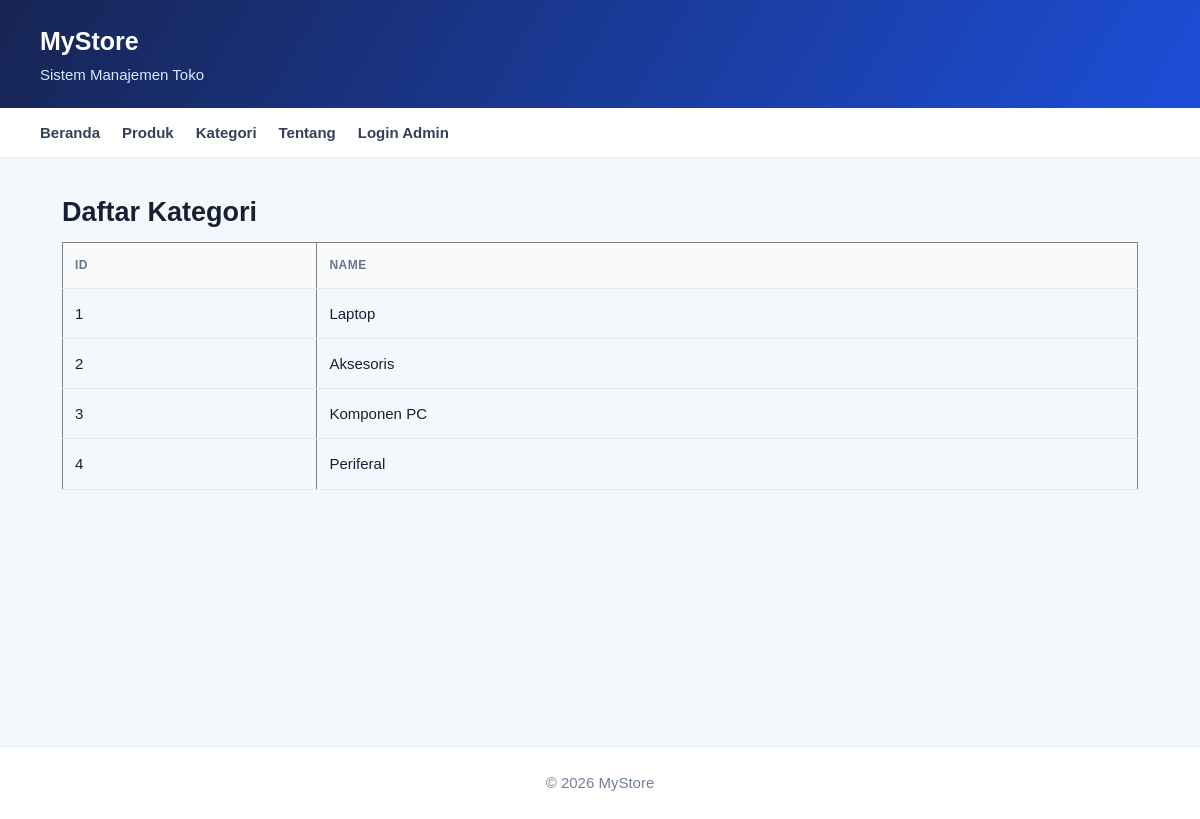
The page /categories on the database its author committed.
### tables this page shows
CREATE TABLE categories (
 id INT AUTO_INCREMENT PRIMARY KEY,
 name VARCHAR(100) NOT NULL
);

### app/controllers/Controller.php (called while the page is built, shortened)
<?php
class Controller
{
    protected function render(string $page, array $data = [], string $title = 'Kelontong Store'): void
    {
        extract($data);
        require __DIR__ . '/../../views/pages/' . $page . '.php';
        require __DIR__ . '/../../views/layouts/main.php';
    }
}

### app/controllers/CategoryController.php (called while the page is built)
<?php
require_once __DIR__ . '/Controller.php';
class CategoryController extends Controller
{
    public function index()
    {
        require_once __DIR__ . '/../../config/database.php';
        $categories = $pdo->query("SELECT * FROM categories")->fetchAll(PDO::FETCH_ASSOC);
        $this->render('categories/index', ['categories' => $categories], 'Kategori - Kelontong Store');
    }
}

### views/pages/categories/index.php (the view, shortened to what this page needs)
<h2>Daftar Kategori</h2>
<table border="1" cellpadding="6">
    <?php foreach ($categories as $i => $row): ?>
        <?php if ($i === 0): ?>
            <tr>
                <?php foreach (array_keys($row) as $col): ?>
                    <th><?= htmlspecialchars($col) ?></th>
                <?php endforeach; ?>
            </tr>
        <?php endif; ?>
        <tr>
            <?php foreach ($row as $val): ?>
                <td><?= htmlspecialchars((string)$val) ?></td>
            <?php endforeach; ?>
        </tr>
    <?php endforeach; ?>
</table>

### public/css/style.css (style rules this page uses)
:root { --navy:#172554;--blue:#2563eb;--bg:#f4f7fb;--text:#172033;--muted:#718096;--line:#e5eaf2 }
* { box-sizing:border-box }
body { margin:0;background:var(--bg);color:var(--text);font:15px/1.55 Arial,sans-serif }
h2 { margin:0 0 8px;font-size:27px }
table { width:100%;border-collapse:collapse;min-width:650px }
th,td { text-align:left;padding:13px 12px;border-bottom:1px solid var(--line) }
th { font-size:12px;text-transform:uppercase;letter-spacing:.5px;color:#64748b;background:#f8fafc }

### rows shown on the page
categories: col "ID", col "NAME", id "1", name "Laptop"
categories: id "2", name "Aksesoris"
categories: id "3", name "Komponen PC"
categories: id "4", name "Periferal"
